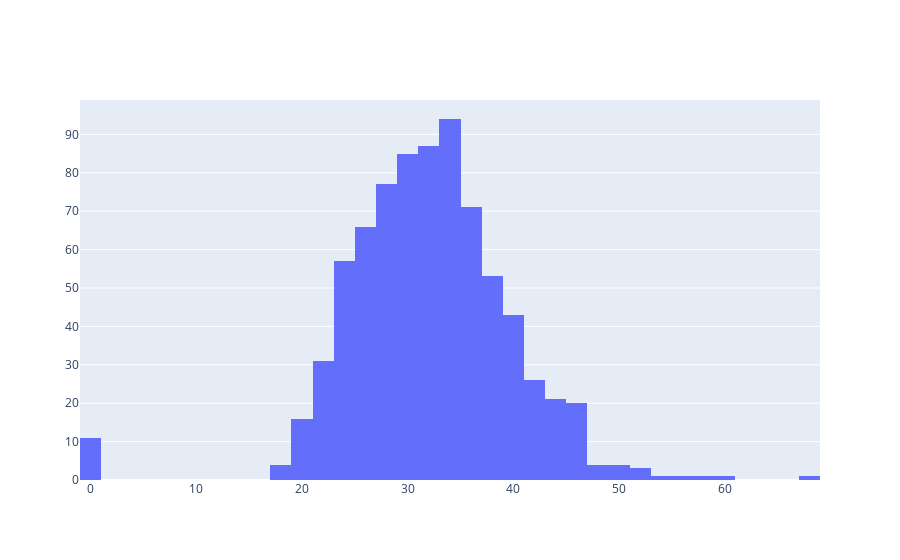

This figure's notebook cell:
### Code cell
import plotly.graph_objs as go
fig2 = go.Figure( data=[go.Histogram(x=d1['BMI'] )])

fig2.show()

### Figure 1 — Plotly figure (JSON) as saved in the notebook; plotly's stock layout.template omitted (floating-point values rounded to 4 significant figures; data arrays with more than 128 entries replaced by an {"elided": "..."} marker saying what was removed)
{"data": [{"type": "histogram", "x": {"elided": "778 float values"}}], "layout": {}}
